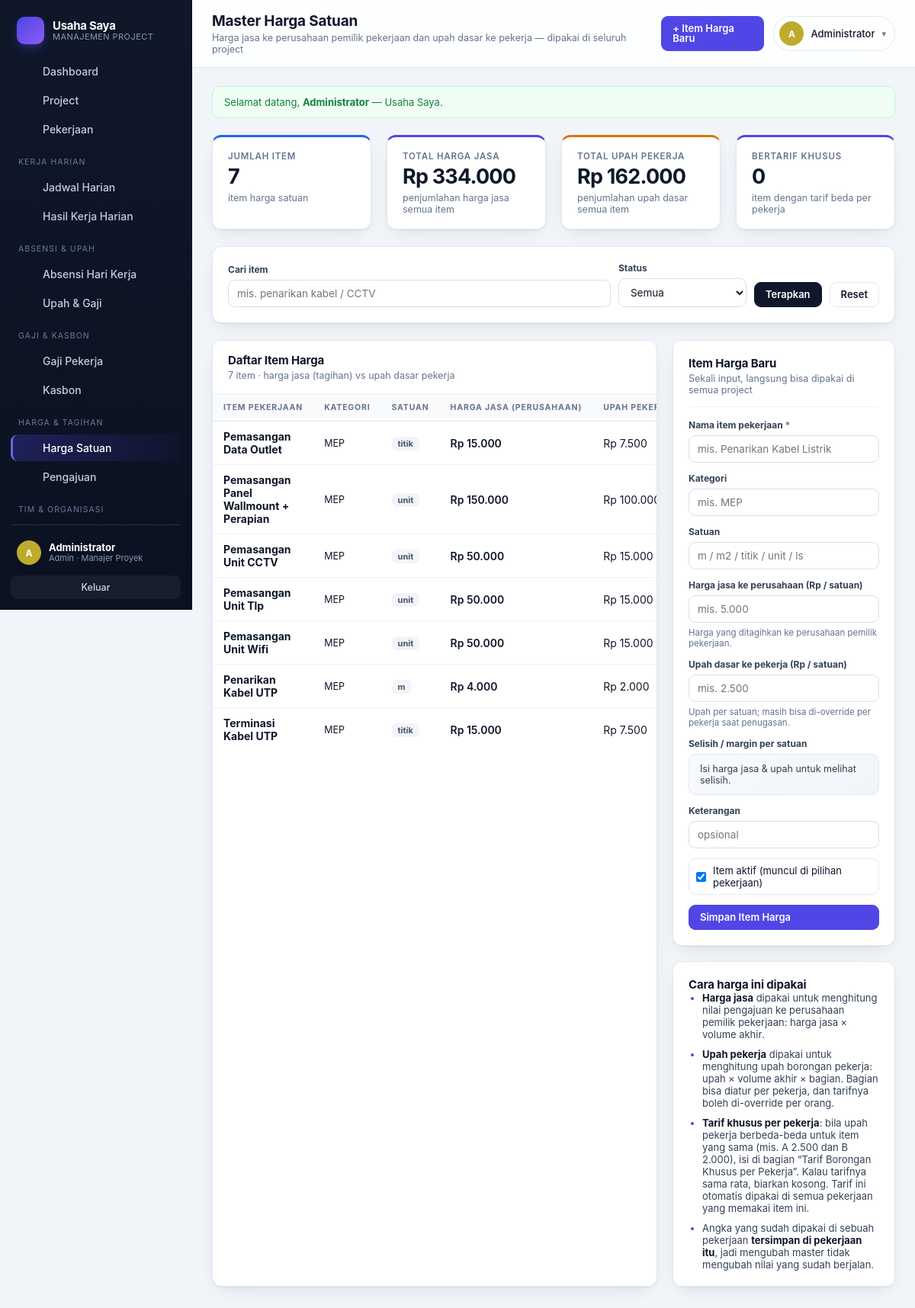
Page /harga_satuan.php (signed in) on the committed database.
### tables this page shows
CREATE TABLE perusahaan (
    id                INTEGER PRIMARY KEY AUTOINCREMENT,
    nama              TEXT NOT NULL,
    slug              TEXT NOT NULL DEFAULT '',
    logo              TEXT NOT NULL DEFAULT '',
    kontak_nama       TEXT NOT NULL DEFAULT '',
    kontak_telepon    TEXT NOT NULL DEFAULT '',
    masa_aktif_sampai TEXT NOT NULL DEFAULT '',
    maks_user         INTEGER NOT NULL DEFAULT 0,
    aktif             INTEGER NOT NULL DEFAULT 1,
    catatan           TEXT NOT NULL DEFAULT '',
    created_at        TEXT NOT NULL DEFAULT (datetime('now','localtime'))
, tutup_buku_tgl INTEGER NOT NULL DEFAULT 25);

CREATE TABLE users (
    id            INTEGER PRIMARY KEY AUTOINCREMENT,
    username      TEXT NOT NULL UNIQUE,
    password_hash TEXT NOT NULL,
    nama          TEXT NOT NULL,
    role          TEXT NOT NULL DEFAULT 'pekerja',
    jabatan       TEXT NOT NULL DEFAULT '',
    telepon       TEXT NOT NULL DEFAULT '',
    aktif         INTEGER NOT NULL DEFAULT 1,
    created_at    TEXT NOT NULL DEFAULT (datetime('now','localtime'))
, upah_harian REAL NOT NULL DEFAULT 0, skema TEXT NOT NULL DEFAULT 'harian', perusahaan_id INTEGER NOT NULL DEFAULT 0, is_owner INTEGER NOT NULL DEFAULT 0);

CREATE TABLE harga_satuan (
    id          INTEGER PRIMARY KEY AUTOINCREMENT,
    nama        TEXT NOT NULL UNIQUE,
    kategori    TEXT NOT NULL DEFAULT '',
    satuan      TEXT NOT NULL DEFAULT '',
    harga_jasa  REAL NOT NULL DEFAULT 0,
    harga_upah  REAL NOT NULL DEFAULT 0,
    keterangan  TEXT NOT NULL DEFAULT '',
    aktif       INTEGER NOT NULL DEFAULT 1,
    created_at  TEXT NOT NULL DEFAULT (datetime('now','localtime'))
, perusahaan_id INTEGER NOT NULL DEFAULT 0);

### harga_satuan.php (the view, shortened to what the rows shown need)
<?php
require_once __DIR__ . '/inc/auth.php';
require_once __DIR__ . '/inc/layout.php';
$u = require_role(['admin', 'pelaksana']);
$isAdmin = is_admin();
$f = [
    'q'     => trim((string) ($_GET['q'] ?? '')),
    'aktif' => (string) ($_GET['aktif'] ?? ''),
];
$items = fetch_harga_satuan($f);
$actions = '';
if ($isAdmin) {
    $actions = '<a class="btn btn-primary" href="#form-harga-satuan">+ Item Harga Baru</a>';
}
render_header(
    'Master Harga Satuan',
    'Harga jasa ke perusahaan pemilik pekerjaan dan upah dasar ke pekerja — dipakai di seluruh project',
    $actions
);
?>
<div class="grid grid-side">
  <div class="card flush">
    <div class="card-head">
      <div><h2>Daftar Item Harga</h2><p><?= count($items) ?> item · harga jasa (tagihan) vs upah dasar pekerja</p></div>
    </div>
    <?php if (!$items): ?>
      <div class="empty">
        <strong>Belum ada item harga satuan</strong>
        <span class="small"><?= $isAdmin ? 'Tambahkan item seperti "Penarikan Kabel" atau "Pemasangan CCTV".' : 'Hubungi admin untuk mengisi master harga.' ?></span>
      </div>
    <?php else: ?>
      <div class="table-wrap">
        <table class="tbl">
          <thead>
            <tr>
              <th>Item pekerjaan</th><th>Kategori</th><th>Satuan</th>
              <th>Harga jasa (perusahaan)</th><th>Upah pekerja</th><th>Selisih</th><th>Status</th>
            </tr>
          </thead>
          <tbody>
          <?php foreach ($items as $it): $selisih = (float) $it['harga_jasa'] - (float) $it['harga_upah']; ?>
            <tr>
              <td>
                <div class="cell-stack">
                  <strong><?= e($it['nama']) ?></strong>
                </div>
              </td>
              <td class="small"><?= e($it['kategori'] !== '' ? $it['kategori'] : '—') ?></td>
              <td><span class="tag"><?= e($it['satuan'] !== '' ? $it['satuan'] : '—') ?></span></td>
              <td class="strong nowrap"><?= e(rupiah($it['harga_jasa'])) ?></td>
              <td class="nowrap">
                <?= e(rupiah($it['harga_upah'])) ?>
              </td>
            </tr>
          <?php endforeach; ?>
          </tbody>
        </table>
      </div>
    <?php endif; ?>
  </div>
  <div class="grid" style="gap:20px">
    <?php if ($isAdmin): ?>
      <div class="card" id="form-harga-satuan">
        <div class="card-head" style="padding:0 0 14px;border-bottom:1px solid var(--line-soft);margin-bottom:16px">
          <div><h2>Item Harga Baru</h2><p>Sekali input, langsung bisa dipakai di semua project</p></div>
        </div>
      </div>
    <?php endif; ?>
    <div class="card">
      <h2 class="card-title">Cara harga ini dipakai</h2>
    </div>
  </div>
</div>
<?php render_footer(); ?>

### inc/layout.php (shortened to what the rows shown need)
<?php
function render_header(string $title, string $subtitle = '', string $actions = ''): void
{
    $u = current_user();
    $merek = brand();
    ?>
<!DOCTYPE html>
<html lang="id">
<head>
<link rel="stylesheet" href="assets/style.css">
</head>
<body>
<div class="shell">
  <aside class="sidebar" id="sidebar">
    <div class="brand">
      <span class="brand-text">
        <strong><?= e($merek['nama']) ?></strong>
        <small>Manajemen Project</small>
      </span>
    </div>
    <div class="side-foot">
      <div class="side-user">
        <?= badge_avatar($u['nama']) ?>
        <div class="side-user-info">
          <strong><?= e($u['nama']) ?></strong>
          <small><?= e(role_label($u['role'])) ?><?= $u['jabatan'] ? ' · ' . e($u['jabatan']) : '' ?></small>
        </div>
      </div>
    </div>
  </aside>
  <main class="main">
    <header class="topbar">
      <div class="topbar-title">
        <h1><?= e($title) ?></h1>
      </div>
      <div class="topbar-actions">
        <details class="user-menu">
          <summary>
            <?= badge_avatar($u['nama']) ?>
            <span class="user-menu-name"><?= e($u['nama']) ?></span>
            <span class="caret">▾</span>
          </summary>
        </details>
      </div>
    </header>
    <div class="content">
<?php
}
function render_footer(): void
{
    ?>
    </div>
  </main>
</div>
</body>
</html>
<?php
}

### inc/util.php (shortened to what the rows shown need)
<?php
function e(?string $v): string
{
    return htmlspecialchars((string) $v, ENT_QUOTES, 'UTF-8');
}
function initials(string $nama): string
{
    $parts = preg_split('/\s+/', trim($nama)) ?: [];
    $out = '';
    foreach (array_slice($parts, 0, 2) as $p) {
        if (function_exists('mb_substr')) {
            $out .= mb_strtoupper(mb_substr($p, 0, 1), 'UTF-8');
        } else {
            preg_match('/./u', $p, $m);
            $out .= strtoupper($m[0] ?? '');
        }
    }
    return $out !== '' ? $out : '?';
}
function avatar_hue(string $s): int
{
    return (int) (crc32($s) % 360);
}
function badge_avatar(string $nama, string $size = ''): string
{
    return '<span class="avatar ' . $size . '" style="--h:' . avatar_hue($nama) . '">' . e(initials($nama)) . '</span>';
}

### rows in the picture
perusahaan: nama "Usaha Saya"
users: nama "A A", nama "Administrator", role "Admin", jabatan "Manajer Proyek"
harga_satuan: nama "Pemasangan Data Outlet", kategori "MEP", satuan "titik", harga_jasa "Rp 15.000", harga_upah "Rp 7.500"
harga_satuan: nama "Pemasangan Panel Wallmount + Perapian", kategori "MEP", satuan "unit", harga_jasa "Rp 150.000", harga_upah "Rp…"
harga_satuan: nama "Pemasangan Unit CCTV", kategori "MEP", satuan "unit", harga_jasa "Rp 50.000", harga_upah "Rp 15.000"
harga_satuan: nama "Pemasangan Unit Tlp", kategori "MEP", satuan "unit", harga_jasa "Rp 50.000", harga_upah "Rp 15.000"
harga_satuan: nama "Pemasangan Unit Wifi", kategori "MEP", satuan "unit", harga_jasa "Rp 50.000", harga_upah "Rp 15.000"
harga_satuan: nama "Penarikan Kabel UTP", kategori "MEP", satuan "m", harga_jasa "Rp 4.000", harga_upah "Rp 2.000"
harga_satuan: nama "Terminasi Kabel UTP", kategori "MEP", satuan "titik", harga_jasa "Rp 15.000", harga_upah "Rp 7.500"

### other values in the picture
$item['label'] "Dashboard"
$item['label'] "Project"
$item['label'] "Pekerjaan"
$item['sep'] "KERJA HARIAN"
$item['label'] "Jadwal Harian"
$item['label'] "Hasil Kerja Harian"
$item['sep'] "ABSENSI & UPAH"
$item['label'] "Absensi Hari Kerja"
$item['label'] "Upah & Gaji"
$item['sep'] "GAJI & KASBON"
$item['label'] "Gaji Pekerja"
$item['label'] "Kasbon"
$item['sep'] "HARGA & TAGIHAN"
$item['label'] "Harga Satuan"
$item['label'] "Pengajuan"
